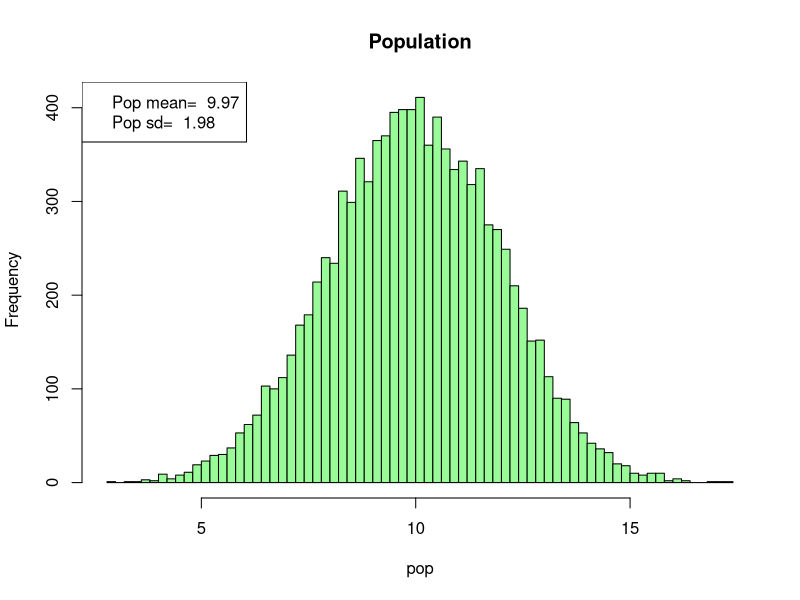
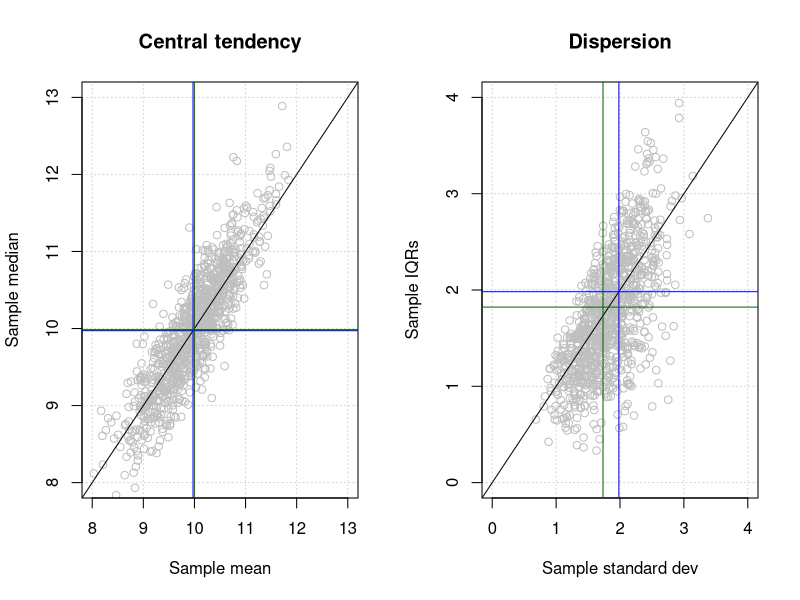

Generate these figures, in order, with R:
## ---- chunk 1
required.libraries <- c("knitr")
for (library in required.libraries) {
  if (!require(library, character.only = TRUE, quietly = TRUE, warn.conflicts = FALSE)) {
    install.packages(library, dependencies = TRUE)
  }
  require(library, character.only = TRUE)
}



options(width=300)
knitr::opts_chunk$set(
  fig.width = 7, fig.height = 5, 
  fig.align = "center", 
  fig.path = "figures/sampling-estimation_",
  size = "tiny", 
  echo = FALSE, eval=TRUE, 
  warning = FALSE, message = FALSE, 
  results = TRUE, comment = "")
# knitr::asis_output("\\footnotesize")

dir.main <- "~/stat1"
setwd(dir.main)
message("Main directory\t", dir.main)


## ---- chunk 2
library(knitr)

knitr::opts_chunk$set(echo = TRUE)
## ---- chunk 3
x1 <- c(5, 8, 6, 2, 250, 7)
x2 <- c(7, 3, 2, 5, 8, 4)
n <- length(x1)

x <- data.frame("treated" = x1, "control" = x2)

desc <- data.frame(
  "n" = c(length(x1), length(x2)),
  "sum" =  apply(x, 2, sum),
  "sum of squared values" =  apply(x^2, 2, sum),
  "mean" = apply(x, 2, mean),
  "Q1" = apply(x, 2, quantile, prob=0.25),
  "median" = apply(x, 2, median),
  "Q3" = apply(x, 2, quantile, prob=0.75),
  "sample.var" = apply(x, 2, var) * (n -1) / n,
  "sample.sd" = apply(x, 2, sd) * sqrt((n -1) / n)
  )
desc["IQR"] <- desc["Q3"] - desc["Q1"]

kable(t(desc), digits=2)


## ---- chunk 4
N <- 10000 ## Population size
normal.mean <- 10 ## Moyenne de la loi normale
normal.sd <- 2 ## Ecart-type de la loi normale

## Generate the population
pop <- rnorm(n = N, mean = normal.mean, sd = normal.sd)

## Compute the population parameters
pop.mean <- mean(pop)
pop.sd <- sd(pop) * sqrt((N-1)/N) ## Beware: R sd() does not compute the sd of the given numbers, but infers sd of a population for whihc this would be a sample

hist(pop, breaks=100, col="palegreen", main="Population")
legend("topleft", 
       legend=c(
         paste("Pop mean= ", round(digits=2, pop.mean)),
         paste("Pop sd= ", round(digits=2, pop.sd))
       ))

## ---- chunk 5
n <- 10  ## Sample size

## Generate a population
x <- sample(x = pop, size = n, replace = FALSE)
# abline(v=x, col="blue")

x.mean <- mean(x)

sample.stat <- c(
  mean = x.mean,
  sum = sum(x),
  ss = sum(x^2)
)

sample.stat["var"] <- sample.stat["ss"] / n - x.mean^2
# message("Sample variance: ", sample.stat["var"], " == ", var(x) * (n-1) / n, "; pop var est: ", var(x))

## ---- chunk 6
## The trick: we create a big data frame with one column per individual
## and one row per samplpe (replicate), and fill it up with numbers. 
## We then use the apply funciton to compute the sample stats on each row. 

R <- 1000

## Create an empty matrix
sampling.matrix <- matrix(
  nrow = R, 
  ncol = n)

for (i in 1:R) {
  sampling.matrix[i, ] <- sample(x = pop, size = n, replace = FALSE)
}

sample.stat <- data.frame(
  r = 1:R,
  sum = apply(sampling.matrix,1, sum),
  sum.of.squares = apply(sampling.matrix^2,1, sum),
  mean = apply(sampling.matrix,1, mean)
  )
sample.stat$var <- sample.stat$sum.of.squares / n - sample.stat$mean^2 # Sample variance
sample.stat$sd <- sqrt(sample.stat$var) # Sample standard déviation
sample.stat$Q1 <- apply(sampling.matrix, 1, quantile, prob=0.25) # FIrst quartile
sample.stat$median <- apply(sampling.matrix, 1, median) # Median
sample.stat$Q3 <- apply(sampling.matrix, 1, quantile, prob=0.75) ## Third quartile
sample.stat$IQR <- sample.stat$Q3 - sample.stat$Q1 ## Inter-quartile range


# Standardised inter-quartile range
norm.iqr <- 2*qnorm(p=0.25, lower.tail = FALSE)
sample.stat$IQRs <- sample.stat$IQR / norm.iqr
mean(sample.stat$IQRs)
mean(sample.stat$sd)

kable(head(sample.stat))
# View(sample.stat)

## ---- chunk 7

## Compare sample mean and median
par(mfrow=c(1,2))
lim <- c(ceiling(min(append(sample.stat$mean, sample.stat$median))),
         ceiling(max(append(sample.stat$mean, sample.stat$median))))
plot(sample.stat$mean, sample.stat$median, col="grey", panel.first=grid(),
     main = "Central tendency",
     xlim = lim, ylim = lim,
     xlab = "Sample mean",
     ylab = "Sample median"
)
abline(a=0, b=1)
abline(h=pop.mean, col="blue")
abline(v=pop.mean, col="blue")
abline(h=mean(sample.stat$mean), col="darkgreen")
abline(v=mean(sample.stat$median), col="darkgreen")


## Compare sample standard deviation and standardized inter-quartile range
lim <- c(0, ceiling(max(append(sample.stat$sd, sample.stat$IQRs))))
plot(sample.stat$sd, sample.stat$IQRs, col="grey", panel.first=grid(),
     main = "Dispersion",
     xlim = lim, ylim = lim,
     xlab = "Sample standard dev",
     ylab = "Sample IQRs"
     )
abline(a=0, b=1)
abline(h=pop.sd, col="blue")
abline(v=pop.sd, col="blue")
abline(h=mean(sample.stat$sd), col="darkgreen")
abline(v=mean(sample.stat$IQRs), col="darkgreen")

par(mfrow=c(1,1))

